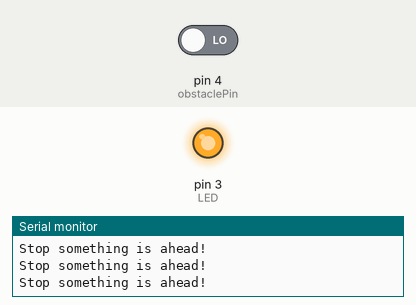
Simulated run of this sketch. Board: Arduino Uno, built with avr-gcc and run on an emulated ATmega328P. Shown: output pins drawn as LEDs (lit = HIGH), the last lines printed to the serial monitor. The inputs (shaded band) are chosen by the test bench; at power-on: pin 4 (obstaclePin) LOW.

Above: at 1.2 s.
1.3 s: pin 4 (obstaclePin) driven HIGH
At 2.6 s:
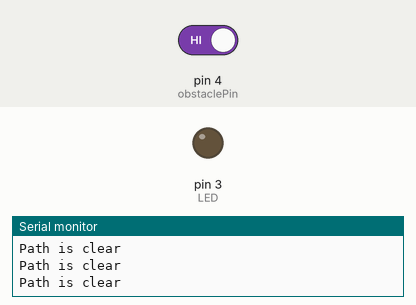
2.9 s: pin 4 (obstaclePin) driven LOW
At 4.0 s:
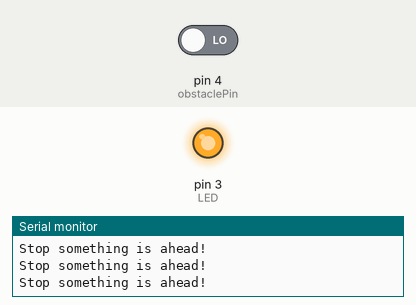
Timing chart, 0 to 5.9 s (numbered marks = the images above; inputs shaded):
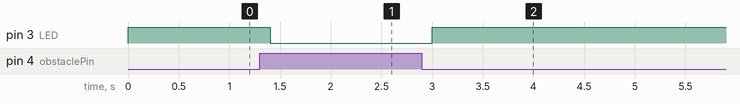

The sketch:

IR_SENSOR.ino
```cpp
int obstaclePin=4;
int LED=3;
int hasObstacle=LOW;
void setup() {
  // put your setup code here, to run once:
  pinMode(LED,OUTPUT);
  pinMode(obstaclePin,INPUT);
  Serial.begin(115200);
}

void loop() {
  // put your main code here, to run repeatedly:

  hasObstacle=digitalRead(obstaclePin);
  if (hasObstacle==HIGH)
  {
    digitalWrite(LED,LOW);
    Serial.println("Path is clear");
  }
  else
  {
    digitalWrite(LED,HIGH);
    Serial.println("Stop something is ahead!");
  }
  delay(200);
}
```

Measured:
- after the input at 1.3 s, pin 3 (LED): HIGH → LOW after 0.10 s
- after the input at 2.9 s, pin 3 (LED): LOW → HIGH after 0.10 s
